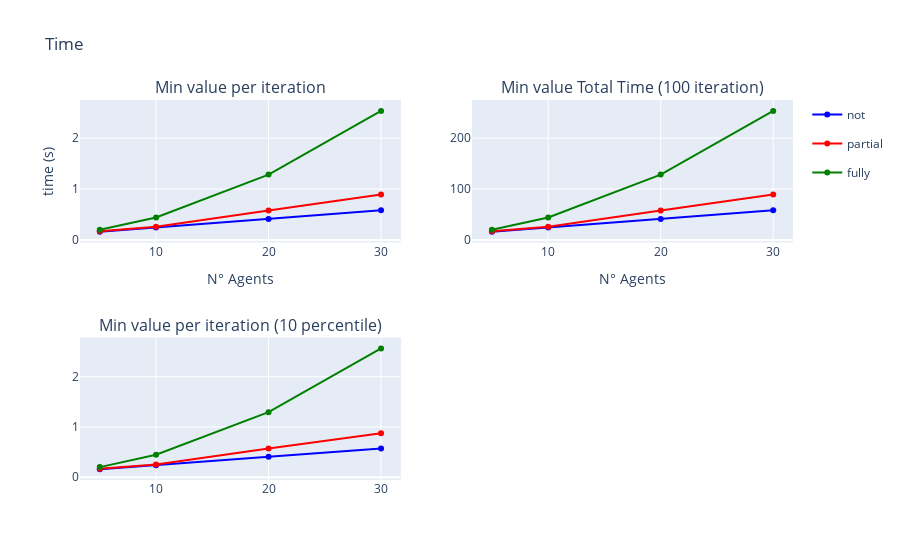

Here is the notebook cell this chart was saved with:
### Markdown cell above
### Total Time - Min time per iteration

### Code cell
fig = make_subplots(rows=2, cols=2, subplot_titles=("Min value per iteration", "Min value Total Time (100 iteration)", "Min value per iteration (10 percentile)"))

fig.add_trace(go.Scatter(x=to_plot_tot_min_mean.index, y=to_plot_tot_min_mean['not'], name='not', legendgroup='not', line=dict(color='blue')), row=1, col=1)
fig.add_trace(go.Scatter(x=to_plot_tot_min_mean.index, y=to_plot_tot_min_mean['partial'], name = 'partial', legendgroup='partial', line=dict(color='red')), row=1, col=1)
fig.add_trace(go.Scatter(x=to_plot_tot_min_mean.index, y=to_plot_tot_min_mean['fully'], name='fully', legendgroup='fully', line=dict(color='green')), row=1, col=1)

fig.add_trace(go.Scatter(x=to_plot_tot_min_sum.index, y=to_plot_tot_min_sum['not'], name='not', legendgroup='not', line=dict(color='blue'), showlegend=False), row=1, col=2)
fig.add_trace(go.Scatter(x=to_plot_tot_min_sum.index, y=to_plot_tot_min_sum['partial'], name='partial', legendgroup='partial', line=dict(color='red'), showlegend=False), row=1, col=2)
fig.add_trace(go.Scatter(x=to_plot_tot_min_sum.index, y=to_plot_tot_min_sum['fully'], name='fully', legendgroup='fully', line=dict(color='green'), showlegend=False), row=1, col=2)

fig.add_trace(go.Scatter(x=to_plot_tot_min_mean_percentile.index, y=to_plot_tot_min_mean_percentile['not'], name='not', legendgroup='not', line=dict(color='blue'), showlegend=False), row=2, col=1)
fig.add_trace(go.Scatter(x=to_plot_tot_min_mean_percentile.index, y=to_plot_tot_min_mean_percentile['partial'], name = 'partial', legendgroup='partial', line=dict(color='red'), showlegend=False), row=2, col=1)
fig.add_trace(go.Scatter(x=to_plot_tot_min_mean_percentile.index, y=to_plot_tot_min_mean_percentile['fully'], name='fully', legendgroup='fully', line=dict(color='green'), showlegend=False), row=2, col=1)

fig.update_yaxes(title_text="time (s)", row=1, col=1)
fig.update_xaxes(title_text="N° Agents", row=1, col=1)
fig.update_xaxes(title_text="N° Agents", row=1, col=2)

fig.update_layout(title='Time')

fig.show()

### Figure 1 — Plotly figure (JSON) as saved in the notebook; plotly's stock layout.template omitted (floating-point values rounded to 4 significant figures)
{"data": [{"legendgroup": "not", "line": {"color": "blue"}, "name": "not", "type": "scatter", "x": [5, 10, 20, 30], "xaxis": "x", "y": [0.163, 0.2442, 0.4115, 0.5811], "yaxis": "y"}, {"legendgroup": "partial", "line": {"color": "red"}, "name": "partial", "type": "scatter", "x": [5, 10, 20, 30], "xaxis": "x", "y": [0.1718, 0.2575, 0.5779, 0.891], "yaxis": "y"}, {"legendgroup": "fully", "line": {"color": "green"}, "name": "fully", "type": "scatter", "x": [5, 10, 20, 30], "xaxis": "x", "y": [0.2008, 0.4418, 1.284, 2.537], "yaxis": "y"}, {"legendgroup": "not", "line": {"color": "blue"}, "name": "not", "showlegend": false, "type": "scatter", "x": [5, 10, 20, 30], "xaxis": "x2", "y": [16.3, 24.42, 41.15, 58.11], "yaxis": "y2"}, {"legendgroup": "partial", "line": {"color": "red"}, "name": "partial", "showlegend": false, "type": "scatter", "x": [5, 10, 20, 30], "xaxis": "x2", "y": [17.18, 25.75, 57.79, 89.1], "yaxis": "y2"}, {"legendgroup": "fully", "line": {"color": "green"}, "name": "fully", "showlegend": false, "type": "scatter", "x": [5, 10, 20, 30], "xaxis": "x2", "y": [20.08, 44.18, 128.4, 253.7], "yaxis": "y2"}, {"legendgroup": "not", "line": {"color": "blue"}, "name": "not", "showlegend": false, "type": "scatter", "x": [5, 10, 20, 30], "xaxis": "x3", "y": [0.161, 0.2388, 0.4057, 0.5732], "yaxis": "y3"}, {"legendgroup": "partial", "line": {"color": "red"}, "name": "partial", "showlegend": false, "type": "scatter", "x": [5, 10, 20, 30], "xaxis": "x3", "y": [0.168, 0.253, 0.5703, 0.8768], "yaxis": "y3"}, {"legendgroup": "fully", "line": {"color": "green"}, "name": "fully", "showlegend": false, "type": "scatter", "x": [5, 10, 20, 30], "xaxis": "x3", "y": [0.201, 0.4477, 1.293, 2.563], "yaxis": "y3"}], "layout": {"annotations": [{"font": {"size": 16}, "showarrow": false, "text": "Min value per iteration", "x": 0.225, "xanchor": "center", "xref": "paper", "y": 1, "yanchor": "bottom", "yref": "paper"}, {"font": {"size": 16}, "showarrow": false, "text": "Min value Total Time (100 iteration)", "x": 0.775, "xanchor": "center", "xref": "paper", "y": 1, "yanchor": "bottom", "yref": "paper"}, {"font": {"size": 16}, "showarrow": false, "text": "Min value per iteration (10 percentile)", "x": 0.225, "xanchor": "center", "xref": "paper", "y": 0.375, "yanchor": "bottom", "yref": "paper"}], "title": {"text": "Time"}, "xaxis": {"anchor": "y", "domain": [0, 0.45], "title": {"text": "N° Agents"}}, "xaxis2": {"anchor": "y2", "domain": [0.55, 1], "title": {"text": "N° Agents"}}, "xaxis3": {"anchor": "y3", "domain": [0, 0.45]}, "xaxis4": {"anchor": "y4", "domain": [0.55, 1]}, "yaxis": {"anchor": "x", "domain": [0.625, 1], "title": {"text": "time (s)"}}, "yaxis2": {"anchor": "x2", "domain": [0.625, 1]}, "yaxis3": {"anchor": "x3", "domain": [0, 0.375]}, "yaxis4": {"anchor": "x4", "domain": [0, 0.375]}}}
